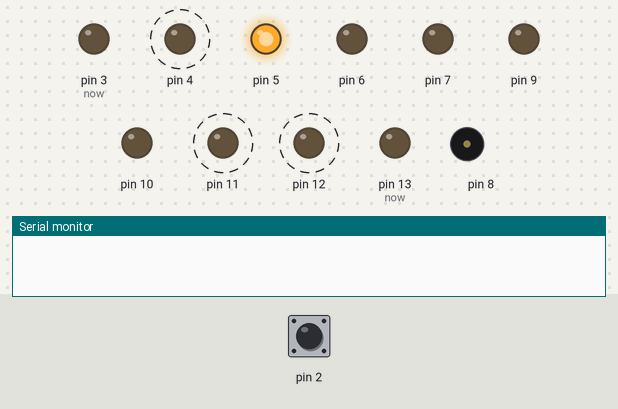
Bench run of a sketch on a simulated Arduino Uno, built with avr-gcc and run on an emulated ATmega328P. On the bench: output pins drawn as LEDs (lit = HIGH), buzzer (waves = sounding), the last lines printed to the serial monitor. Dashed ring = blinking. Inputs (shaded band) come from the test bench; at power-on: pin 2 HIGH. Pins used as bus, display or sensor lines are not drawn.

Above: at 1.45 s.
1.5 s: pin 2 pulled LOW for 0.15 s
At 1.75 s:
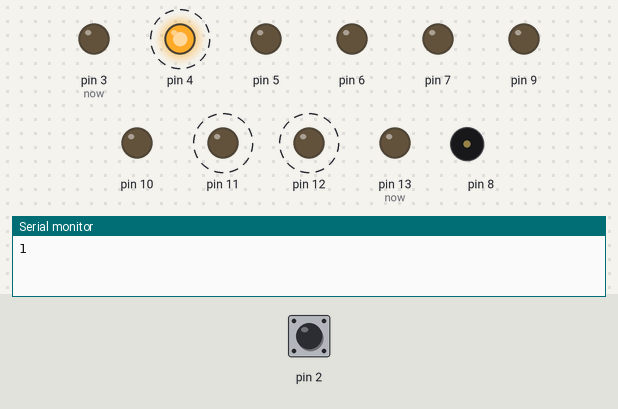
At 2.15 s:
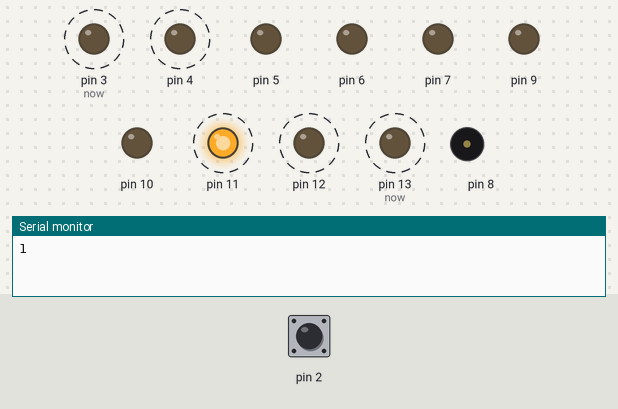
Timing chart, 0 to 10.5 s (numbered marks = the images above; inputs shaded):
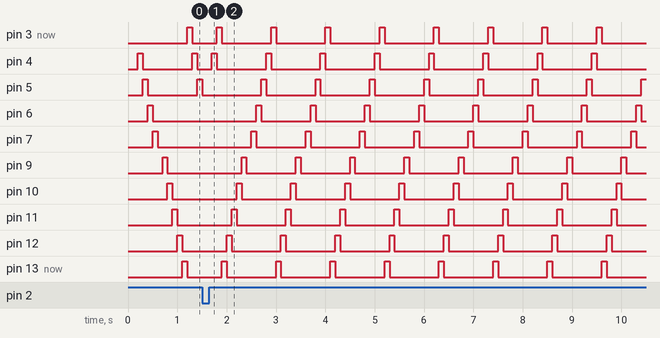

Measured:
- after the input at 1.5 s, tone on pin 8: silent → 784 Hz at once, → 523 Hz 0.10 s later, → silent 0.10 s later
- by itself, pin 3 (now), pin 4, pin 6, pin 7, pin 9–12, pin 13 (now): alternates HIGH for 0.10 s and LOW for 1.0 s
- by itself, pin 5: repeats every 1.1 s: HIGH 0.10 s, LOW 1.0 s

The sketch:

week06_4_arduino_rotate_Serial_begin_write.ino
```cpp
//week06_4_arduino_rotate_Serial_begin_write
int mode=0;
void setup() {
  Serial.begin(9600);
  pinMode(2,INPUT_PULLUP);
  for(int i=3;i<14;i++) pinMode(i,OUTPUT);
  tone(8,523,100); delay(100);
  tone(8,784,100); delay(100);
}
int p=1,now=3;
void loop() {
  if(p&&digitalRead(2)==LOW){
    if(mode){
      mode--;
      tone(8,523,100); delay(100);
      tone(8,784,100); delay(100);
    }
    else{
      mode++;
      tone(8,784,100); delay(100);
      tone(8,523,100); delay(100);
    }
    p--;
    Serial.write('1');
  }
  else if(p==0&&digitalRead(2)==HIGH){
    p++;
  }
  if(mode){
    now--;
    if(now<3) now=13;
    digitalWrite(now,HIGH);
    delay(100);
    digitalWrite(now,LOW);
  }
  else{
    now++;
    if(now>13) now=3;
    digitalWrite(now,HIGH);
    delay(100);
    digitalWrite(now,LOW);
  }
}
```
